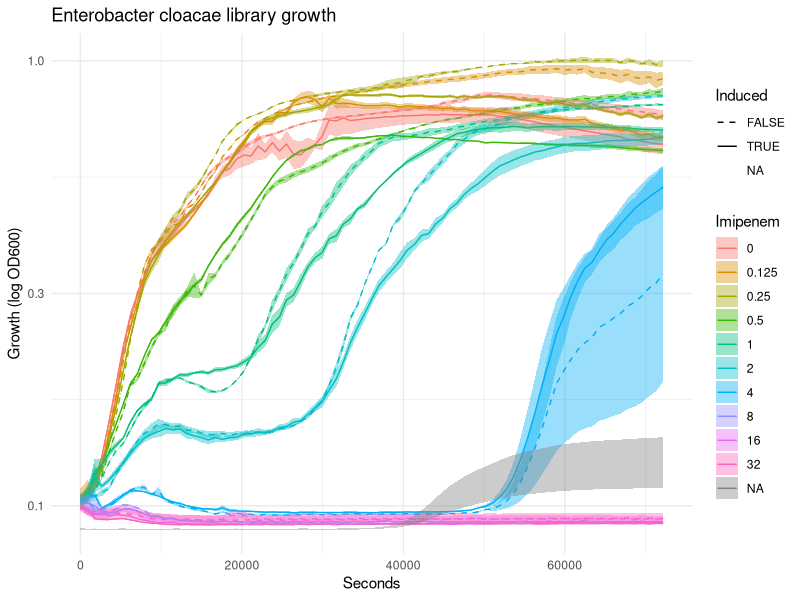
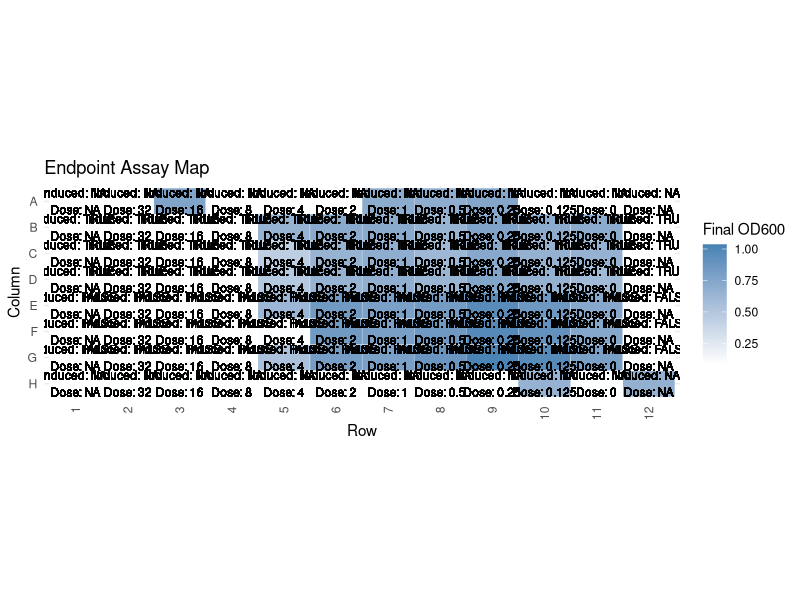

Recreate these plots in R, in order.

library(tidyverse)
library(data.table)
library(pheatmap)

# Read the data
data <- fread("Sequencing/IMI_Ecloacae/growth-data.tsv", header = TRUE)

# Set the column names to the first row of the data
setnames(data, as.character(unlist(data[1,])))

# Remove the first row (now that it's been used for column names)
data <- data[-1,]

# Rename the 'Time [s]' column to 'Well'
setnames(data, old = "Time [s]", new = "Well")

# Filter rows where 'Well' matches the pattern [A-z][0-9]{1,2}
data <- data[grep("[A-z][0-9]{1,2}", data$Well)]

# Reshape the data from wide to long format
data <- melt(data, id.vars = "Well", variable.name = "Seconds", value.name = "OD600", na.rm = TRUE)

# Split Well into Row and Column
data[, c("Row", "Column") := tstrsplit(Well, "(?<=^[A-Z])", perl = TRUE)]

# Convert Column to numeric
data[, Column := as.numeric(Column)]

# Define which wells are induced and which are not
data[Row %in% c("B", "C", "D"), Induced := TRUE]
data[Row %in% c("E", "F", "G"), Induced := FALSE]

message("Plate layout for CRISPRi induction")
data %>%
  select(Row, Column, Induced) %>%
  unique() %>%
  dcast(Row ~ Column, value.var = "Induced") %>%
  print()

# Function to set the doses for the dilution series going across the COLUMNS
column_dilution_series <- function(data, min_dose, max_dose, min_col, max_col, zero_col) {
  # Determine the direction of the dilution series
  direction <- ifelse(max_col > min_col, -1, 1)

  # Generate a sequence from 1 to the absolute difference between max_col and min_col
  cols <- seq(from = 1, to = abs(max_col - min_col) + 1)

  # Add or subtract the sequence from max_col depending on the direction of the dilution series
  cols <- max_col + direction * (cols - 1)

  # Set Imipenem for Columns from max_col to min_col, based on the dilution series
  lapply(cols, function(col) {
    data[Column == as.character(col), Imipenem := max_dose / 2^(abs(max_col - col))]
  })

  # Set the specified column to zero
  data[Column == as.character(zero_col), Imipenem := 0]

  # Check if the doses are aligned with the columns
  if (
    any(data[Column == as.character(min_col), Imipenem] != min_dose) ||
      any(data[Column == as.character(max_col), Imipenem] != max_dose) ||
      any(data[Column == as.character(zero_col), Imipenem] != 0)
  ) {
    stop("Error: The doses are not aligned with the columns.")
  }

  return(data)
}

# Call the function with explicit parameters
data <- column_dilution_series(
  data = data,
  min_dose = 0.125, min_col = 10,
  max_dose = 32, max_col = 2,
  zero_col = 11
)

message("Plate layout for drug dilution")
data %>%
  select(Row, Column, Imipenem) %>%
  unique() %>%
  dcast(Row ~ Column, value.var = "Imipenem") %>%
  print()

# Remove wells without cells
# data <- data[!is.na(Imipenem) & !is.na(Induced)]


# Remove 's' from Seconds and convert to numeric
data[, Seconds := as.numeric(gsub("s", "", Seconds))]


# Plot the growth curves
growth_curve_plot <- ggplot(
  data,
  aes(
    x = Seconds, y = OD600,
    group = interaction(Imipenem, Induced)
  )
) +
  scale_y_log10() +
  stat_summary(fun = mean, geom = "line", aes(color = factor(Imipenem), linetype = factor(Induced))) +
  stat_summary(fun.data = mean_se, geom = "ribbon", aes(fill = factor(Imipenem)), alpha = 0.4) +
  labs(title = "Enterobacter cloacae library growth", x = "Seconds", y = "Growth (log OD600)", color = "Imipenem", linetype = "Induced", fill = "Imipenem") +
  scale_linetype_manual(values = c("FALSE" = "dashed", "TRUE" = "solid")) +
  theme_minimal()

print(growth_curve_plot)

endpoint <- data %>% 
  filter(Seconds == max(Seconds)) %>%
  dcast(Row ~ Column, value.var = "OD600") 

endpoint_mat <- as.matrix(endpoint[, -1])

rownames(endpoint_mat) <- endpoint$Row

# draw matrix in ggplot with dose and induction in the boxes
library(ggplot2)

ggplot(data, aes(y = factor(Row, levels = rev(levels(factor(Row)))), x = factor(Column), fill = OD600)) +
  geom_tile(color = "white") +
  geom_text(aes(label = paste("Induced:", Induced, "\nDose:", Imipenem)), size = 3) +
  scale_fill_gradient(low = "white", high = "steelblue") +
  labs(title = "Endpoint Assay Map", x = "Row", y = "Column", fill = "Final OD600") +
  theme_minimal() +
  coord_fixed(ratio = 0.5) +
  theme(axis.text.x = element_text(angle = 90, vjust = 0.5, hjust=1))

